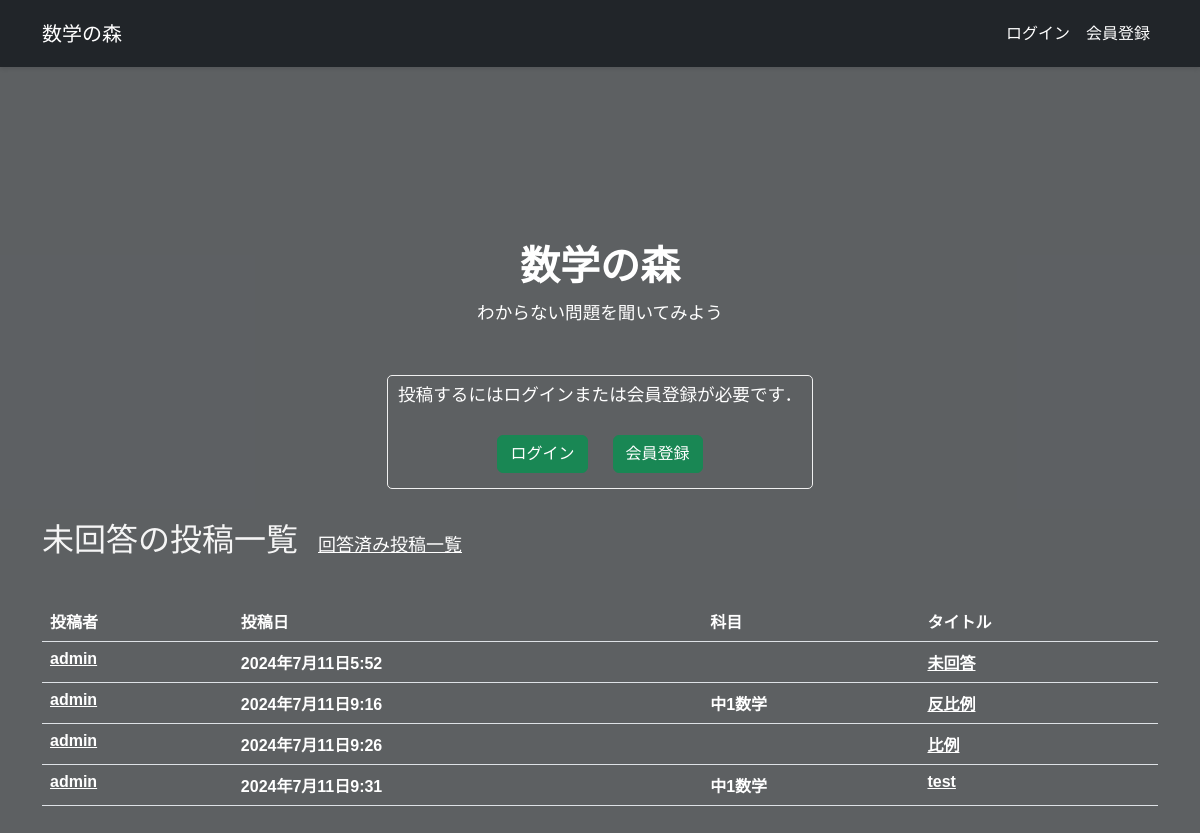
The page /studysite/unanswered/ on the database as committed earlier.
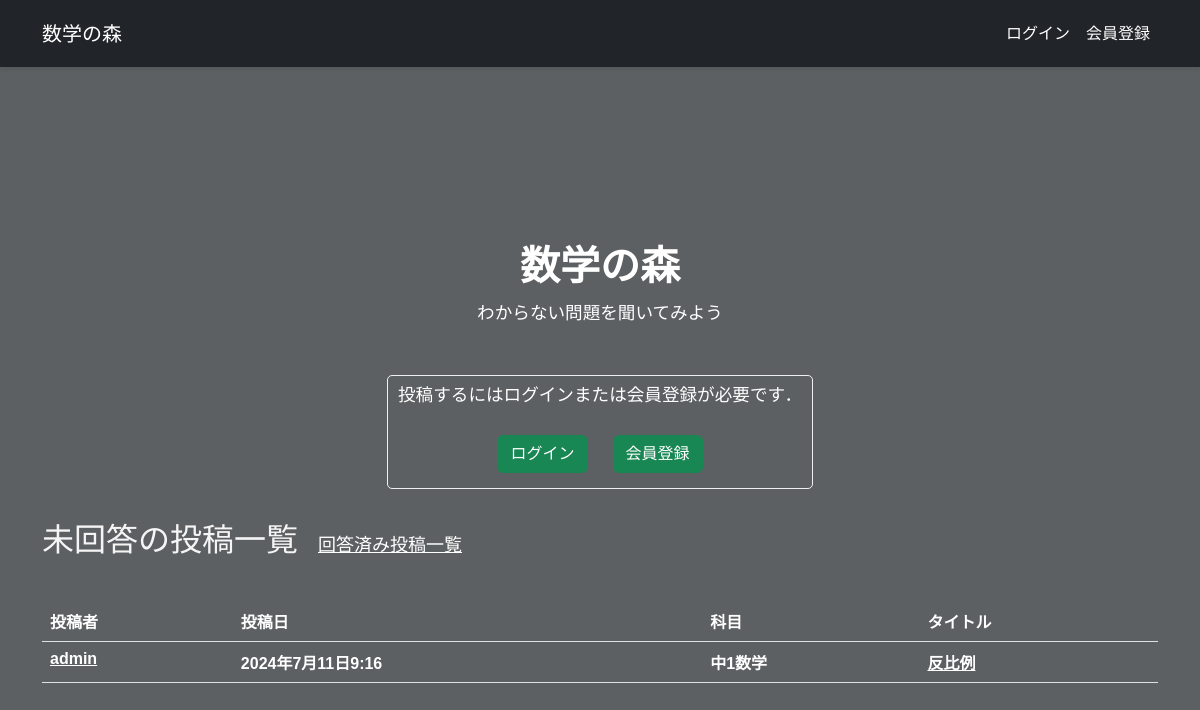
The same page on the database as committed later.
### studysite/models.py (models this page shows, shortened)
class Studysite(models.Model):
    title = models.CharField('タイトル', max_length=128)
    image = models.FileField('問題画像', upload_to='image/', blank=True)
    question = models.TextField('問題', blank=True)
    answer = models.TextField('解説', blank=True)
    created_by = models.ForeignKey(settings.AUTH_USER_MODEL,
                                   verbose_name='投稿者',
                                   on_delete=models.CASCADE)
    created_at = models.DateTimeField('投稿日', auto_now_add=True)
    updated_at = models.DateTimeField('更新日', auto_now=True)
    tags = models.ManyToManyField(Tag, blank=True)
    likes = models.PositiveIntegerField(default=0)

class Tag(models.Model):
    name = models.CharField(max_length=100)

### studysite/views.py (the view)
# urls.py: path('unanswered/', views.unanswered, name='unanswered'),
def unanswered(request):
    tags = Tag.objects.all()
    raw_query = request.META.get('QUERY_STRING', '')  # URLのクエリストリング全体を取得
    query_param = raw_query.strip('?')  # '?'を取り除いて値を取得
    snippets = Studysite.objects.all() # Snippetの一覧を取得
    selected_tag = request.GET.get('tag')
    try:
        query_param = int(query_param)
        snippets = Studysite.objects.filter(tags=query_param)
    except (ValueError, Tag.DoesNotExist):
        snippets = Studysite.objects.all()
    context = {'snippets': snippets, 'tags': tags, 'selected_tag': selected_tag, 'query_param': query_param}
    if selected_tag:
        snippets = snippets.filter(tags__id=selected_tag)
    return render(request, 'snippets/unanswered.html', {'snippets': snippets})

### studysite/templates/snippets/unanswered.html
{% extends 'base.html' %}
{% load django_bootstrap5 %}
{% load widget_tweaks %}
{% block main %}
<div class="welcome">
    <h1 class="title"><b>数学の森</b></h1>
    <p>わからない問題を聞いてみよう</p>
    {% if user.is_authenticated %}
        <a class="btn btn-success" href="{% url 'snippet_new' %}">投稿する</a>
    {% else %}<br>
        <div class="flame">
            <p>投稿するにはログインまたは会員登録が必要です．</p>
            <div style="text-align: center;">
                <span><a style="margin: 10px;" class="btn btn-success" href="{% url 'login' %}">ログイン</a></span>
                <span><a style="margin: 10px;" class="btn btn-success" href="{% url 'signup' %}">会員登録</a></span>
            </div>
        </div>
    {% endif %}
</div>
<div>
    <span class="h2 title">未回答の投稿一覧</span><span class="h3"><a href="{% url 'top' %}" style="color:white">回答済み投稿一覧</a></span><br><br>
</div>
<div class="class1">
    {% if snippets %}
    <table class="table">
        <thead>
        <tr>
            <th>投稿者</th>
            <th>投稿日</th>
            <th>科目</th>
            <th>タイトル</th>
        </tr>
        </thead>
        <tbody>
        {% for snippet in snippets %}
            {% if snippet.answer %}
            {% else %}
            <tr>
            <th><a href="{% url 'profile' snippet.created_by_id %}" style="color:white">{{ snippet.created_by.username }}</a></th>
            <th>{{ snippet.created_at }}</th>
            <th>
                {% if snippet.tags %}
                    {% for tag in snippet.tags.all %}
                        <span>{{ tag.name }}</span>
                    {% endfor %}
                {% else %}
                    <span>empty<span>
                {% endif %}
            </th>
            <th><a href="{% url 'snippet_detail' snippet.id %}" style="color:white">{{ snippet.title }}</a></th>
        </tr>
            {% endif %}
        {% endfor %}
        </tbody>
    </table>
    {% else %}
    <p>未回答の質問はまだありません</p>
    {% endif %}
</div>
{% endblock %}

Rows that differ between the two databases and show on the page:
removed Studysite: created_by.username "admin", created_at "2024年7月11日5:52", title "未回答"
no longer on this page (row edited): Studysite: created_by.username "admin", created_at "2024年7月11日9:26", title "比例"
removed Studysite: created_by.username "admin", created_at "2024年7月11日9:31", title "test", Tag (name "中1数学")
